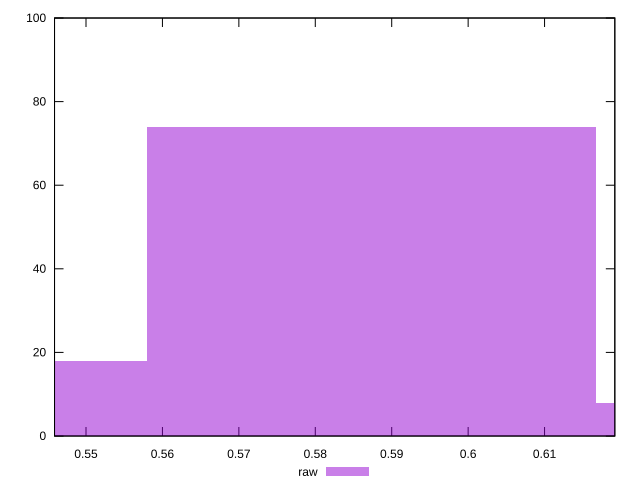

The gnuplot source for this figure:
reset

$raw <<EOF
0.5873465505478267 74
0.528611895493044 18
0.6460812056026094 8
EOF

set key outside below
set boxwidth 0.05873465505478267
set xrange [0.54588177941941:0.619192981183787]
set yrange [0:100]
set trange [0:100]
set style fill transparent solid 0.5 noborder
set terminal svg size 640, 490 enhanced background rgb 'white'
set output "reports/report_00033_2021-03-01T14-23-16.841Z/meta/pScore/samples/astro-inner/raw/histogram.svg"

plot $raw title "raw" with boxes

reset
